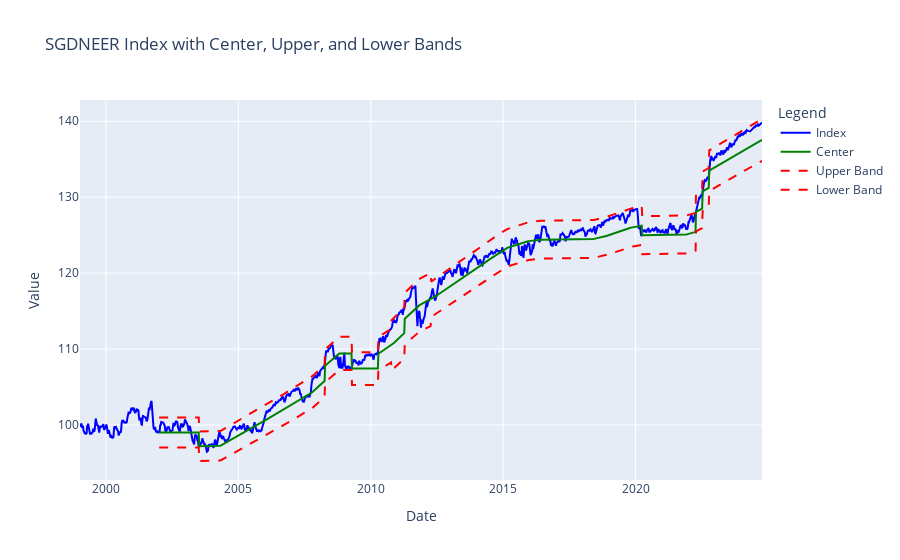

Write notebook code for a chart like this one.
### Code cell
# Create the figure
fig = go.Figure()

# Add the SGDNEER Index line
fig.add_trace(go.Scatter(
    x=SGDNEER.index,
    y=SGDNEER["Index"],
    mode='lines',
    name='Index',
    line=dict(color='blue')
))

# Add the Center line
fig.add_trace(go.Scatter(
    x=SGDNEER.index,
    y=SGDNEER["Center"],
    mode='lines',
    name='Center',
    line=dict(color='green')
))

# Add the Upper band line
fig.add_trace(go.Scatter(
    x=SGDNEER.index,
    y=SGDNEER["Upper"],
    mode='lines',
    name='Upper Band',
    line=dict(color='red', dash='dash')
))

# Add the Lower band line
fig.add_trace(go.Scatter(
    x=SGDNEER.index,
    y=SGDNEER["Lower"],
    mode='lines',
    name='Lower Band',
    line=dict(color='red', dash='dash')
))

# Update layout
fig.update_layout(
    title='SGDNEER Index with Center, Upper, and Lower Bands',
    xaxis_title='Date',
    yaxis_title='Value',
    legend_title='Legend',
    hovermode='x unified'  # Show hover information for all traces on x-axis
)

# Show the plot
fig.show()

### Figure 1 — Plotly figure (JSON) as saved in the notebook; plotly's stock layout.template omitted (floating-point values rounded to 4 significant figures; data arrays with more than 128 entries replaced by an {"elided": "..."} marker saying what was removed)
{"data": [{"line": {"color": "blue"}, "mode": "lines", "name": "Index", "type": "scatter", "x": {"elided": "1345 str values"}, "y": {"elided": "1345 float values"}}, {"line": {"color": "green"}, "mode": "lines", "name": "Center", "type": "scatter", "x": {"elided": "1345 str values"}, "y": {"elided": "1345 float values"}}, {"line": {"color": "red", "dash": "dash"}, "mode": "lines", "name": "Upper Band", "type": "scatter", "x": {"elided": "1345 str values"}, "y": {"elided": "1345 float values"}}, {"line": {"color": "red", "dash": "dash"}, "mode": "lines", "name": "Lower Band", "type": "scatter", "x": {"elided": "1345 str values"}, "y": {"elided": "1345 float values"}}], "layout": {"hovermode": "x unified", "legend": {"title": {"text": "Legend"}}, "title": {"text": "SGDNEER Index with Center, Upper, and Lower Bands"}, "xaxis": {"title": {"text": "Date"}}, "yaxis": {"title": {"text": "Value"}}}}
